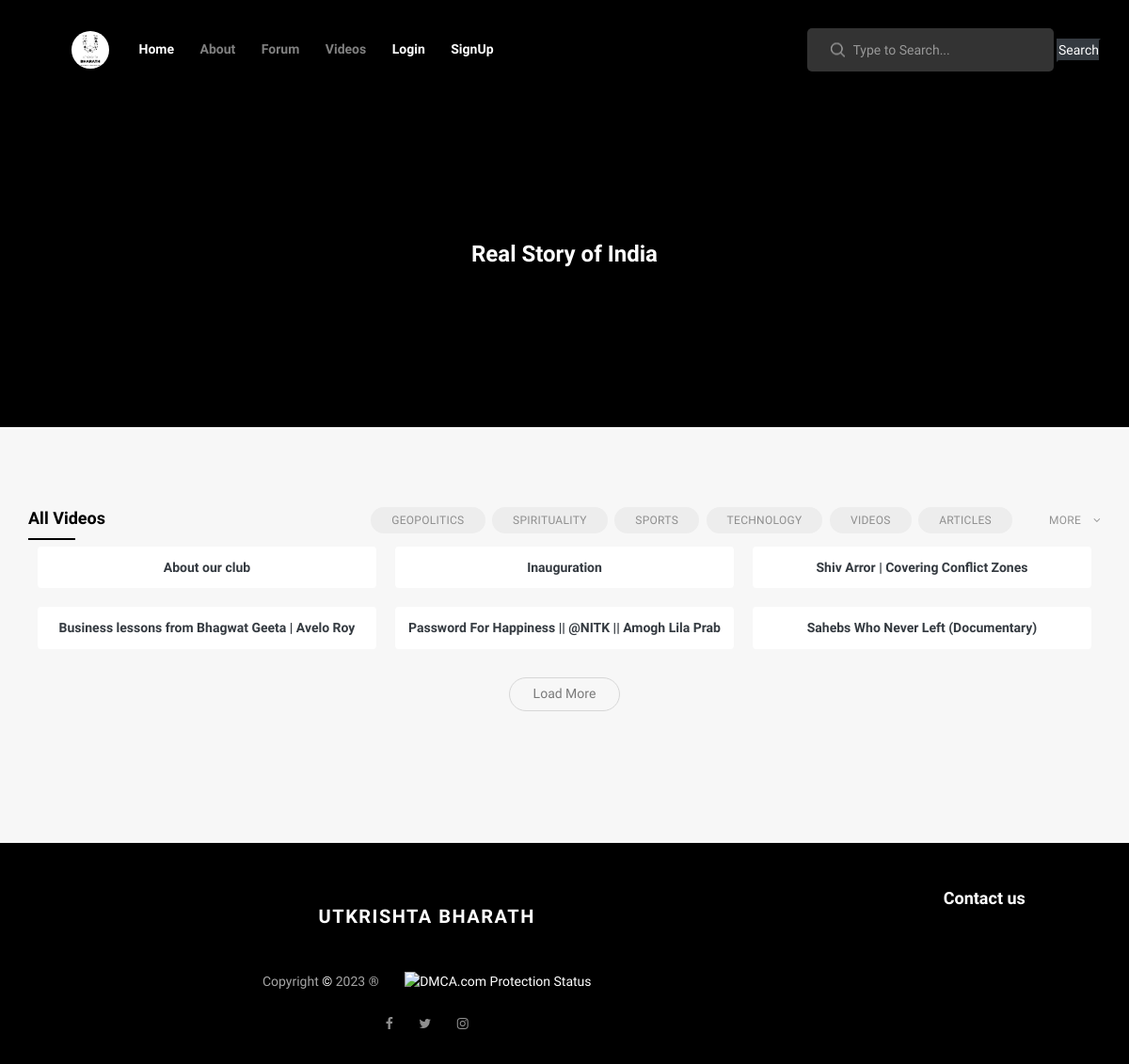
The app's page /our_youtube_videos/ with its own data.
### blog/models.py (models this page shows, shortened)
class Category(models.Model):
    cat_id = models.IntegerField(primary_key=True)
    title = models.CharField(max_length=100)
    description = RichTextField(blank=True)
    url = models.CharField(max_length=100)
    add_date = models.DateTimeField(auto_now_add=True, null=True)

### non_blogs/models.py (models this page shows, shortened)
class Youtube_Video(models.Model):
    title=models.CharField(max_length=50)
    video=EmbedVideoField()

### non_blogs/views.py (the view)
# urls.py: path('our_youtube_videos/',youtube)
def youtube(request):
    yt = Youtube_Video.objects.all()
    first_4_categories = Category.objects.all()[0:4]
    remaining_categories = Category.objects.all()[::-1]
    data = {'yt':yt,'cat_4': first_4_categories,'cat_r':remaining_categories,}
    return render(request,'non_blog/youtube.html',data)

### templates/non_blog/youtube.html (shortened to what this page needs)
{% extends 'base/base.html' %} {% load static %}
{%block content%}
{% load embed_video_tags %}
<div class="home ard">
    <div class="home_content">
        <div class="post_title">Real Story of India</div>
    </div>
</div>
<div class="page_content">
    <div class="container">
        <div class="row row-lg-eq-height ">
            <div class="col-lg-12">
                <div class="main_content">
                    <div class="category">
                        <div class="section_panel d-flex flex-row align-items-center justify-content-start">
                            <div class="section_title">All Videos</div>
                            <div class="section_tags ml-auto">
                                <ul>
                                    {%for cat in cat_4 %}
                                    <li class=""><a href="/category/{{cat.url}}">{{cat.title}}</a></li>
                                    {%endfor%}
                                    <li><a href="/our_youtube_videos">Videos</a></li>
                                    <li><a href="/all_posts">Articles</a></li>
                                </ul>
                            </div>
                            <div class="section_panel_more">
                                <ul>
                                    <li>more
                                    </li>
                                </ul>
                            </div>
                        </div>
                                <div class="text-center">
                                    <div class="d-flex justify-content-around flex-wrap">
                                      {% for i in yt %}
                                      <div class="card p-2 block_ard rounded" style="width: calc(33.33% - 20px); margin: 10px; overflow: hidden;">
                                        <p class="p-1 font-weight-bold text-dark">{{i.title}}</p>
                                      </div>
                                      {% endfor %}
                                    </div>
                                    <div class="text-center load_more" style="margin-top: 20px;">
                                      <div id="load" class="load_more_button text-center trans_200">Load More</div>
                                    </div>
                                  </div>
                    </div>
                </div>
            </div>
        </div>
    </div>
</div>
{%endblock%}

### static/styles/post.css (style rules this page uses)
* { margin: 0; padding: 0; -webkit-font-smoothing: antialiased; -webkit-text-shadow: rgba(0,0,0,.01) 0 0 1px; text-shadow: rgba(0,0,0,.01) 0 0 1px; }
body { font-family: 'Work Sans', sans-serif; font-size: 14px; font-weight: 400; background: #f7f7f7; color: #a5a5a5; }
div { display: block; position: relative; -webkit-box-sizing: border-box; -moz-box-sizing: border-box; box-sizing: border-box; }
ul { list-style: none; margin-bottom: 0px; }
p { font-family: 'Work Sans', sans-serif; font-size: 14px; line-height: 1.45; font-weight: 500; color: rgba(0,0,0,0.5); -webkit-font-smoothing: antialiased; -webkit-text-shadow: rgba(0,0,0,.01) 0 0 1px; text-shadow: rgba(0,0,0,.01) 0 0 1px; }
p:last-of-type { margin-bottom: 0; }
a, a:hover, a:visited, a:active, a:link { text-decoration: none; -webkit-font-smoothing: antialiased; -webkit-text-shadow: rgba(0,0,0,.01) 0 0 1px; text-shadow: rgba(0,0,0,.01) 0 0 1px; }
.trans_200 { -webkit-transition: all 200ms ease; -moz-transition: all 200ms ease; -ms-transition: all 200ms ease; -o-transition: all 200ms ease; transition: all 200ms ease; }
.home { width: 100%; height: 360px; }
.home_content { position: absolute; top: 59%; left: 50%; -webkit-transform: translate(-50%, -50%); -moz-transform: translate(-50%, -50%); -ms-transform: translate(-50%, -50%); -o-transform: translate(-50%, -50%); transform: translate(-50%, -50%); max-width: 743px; text-align: center; }
.post_title { font-size: 24px; color: #FFFFFF; font-weight: 600; margin-top: 19px; }
.page_content { background: #f7f7f7; }
.category { margin-top: 80px; }
.card { border: none; border-radius: 6px; margin-top: 15px; }
.load_more { margin-top: 36px; margin-bottom: 140px; }
.load_more_button { width: 118px; height: 36px; background: transparent; border: solid 1px #d7d7d7; border-radius: 18px; margin: 0 auto; line-height: 32px; font-family: 'Ubuntu', sans-serif; font-size: 14px; font-weight: 500; color: rgba(0,0,0,0.5); cursor: pointer; }

### templates/non_blog/youtube.html (style rules this page uses)
.ard { background-color: black; height: 55vh; width: 100vw; margin-bottom: 14px; }
a { text-decoration: none; color: black; font-weight: 500; }
.block_ard { display: none; }

### templates/base/footer.html (style rules this page uses)
a { text-decoration: none; color: white; }

### records on screen
Category: title "GEOPOLITICS"
Category: title "SPIRITUALITY"
Category: title "SPORTS"
Category: title "TECHNOLOGY"
Youtube_Video: title "About our club"
Youtube_Video: title "Inauguration"
Youtube_Video: title "Shiv Arror | Covering Conflict Zones"
Youtube_Video: title "Business lessons from Bhagwat Geeta | Avelo Roy"
Youtube_Video: title "Password For Happiness || @NITK || Amogh Lila Prab"
Youtube_Video: title "Sahebs Who Never Left (Documentary)"
